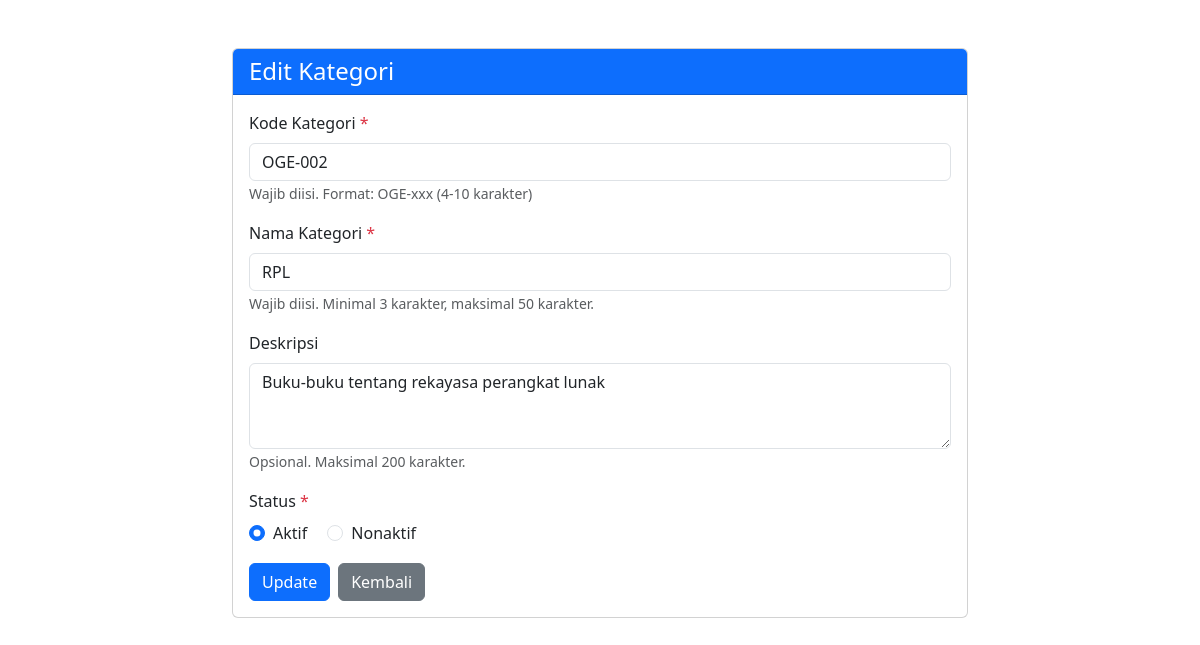
Page /edit.php?id=2 on the committed database.
### tables this page shows
CREATE TABLE `kategori` (
  `id_kategori` int(11) NOT NULL,
  `kode_kategori` varchar(10) NOT NULL,
  `nama_kategori` varchar(50) NOT NULL,
  `deskripsi` text DEFAULT NULL,
  `status` enum('Aktif','Nonaktif') DEFAULT 'Aktif',
  `created_at` timestamp NOT NULL DEFAULT current_timestamp()
);

### edit.php (the view, shortened to what this page needs)
<!DOCTYPE html>
<html lang="id">
<head>
    <link href="https://cdn.jsdelivr.net/npm/bootstrap@5.3.0/dist/css/bootstrap.min.css" rel="stylesheet">
</head>
<body>
    <?php
    require_once 'config/database.php';
    $errors = [];
    $kode = '';
    $nama = '';
    $deskripsi = '';
    $status = 'Aktif';
    if (isset($_GET['id'])) {
        $id = $_GET['id'];
        $sql = "SELECT * FROM kategori WHERE id_kategori = ?";
        $stmt = $conn->prepare($sql);
        $stmt->bind_param("i", $id);
        $stmt->execute();
        $result = $stmt->get_result();
        $row = $result->fetch_assoc();
        $kode = $row['kode_kategori'];
        $nama = $row['nama_kategori'];
        $deskripsi = $row['deskripsi'];
        $status = $row['status'];
    } else {
        header("Location: index.php?error=ID tidak ditemukan");
        exit();
    }
    ?>
    <div class="container mt-5">
        <div class="row justify-content-center">
            <div class="col-md-8">
                <div class="card">
                    <div class="card-header bg-primary text-white">
                        <h4 class="mb-0">Edit Kategori</h4>
                    </div>
                    <div class="card-body">
                        <form method="POST">
                            <div class="mb-3">
                                <label for="kode_kategori" class="form-label">Kode Kategori <span class="text-danger">*</span></label>
                                <input type="text"
                                    class="form-control <?php echo isset($errors['kode']) ? 'is-invalid' : ''; ?>"
                                    id="kode_kategori"
                                    name="kode_kategori"
                                    value="<?php echo htmlspecialchars($kode); ?>"
                                    placeholder="Contoh: OGE-001"
                                    required>
                                <small class="form-text text-muted">Wajib diisi. Format: OGE-xxx (4-10 karakter)</small>
                            </div>
                            <div class="mb-3">
                                <label for="nama_kategori" class="form-label">Nama Kategori <span class="text-danger">*</span></label>
                                <input type="text"
                                    class="form-control <?php echo isset($errors['nama']) ? 'is-invalid' : ''; ?>"
                                    id="nama_kategori"
                                    name="nama_kategori"
                                    value="<?php echo htmlspecialchars($nama); ?>"
                                    placeholder="Contoh: Pemrograman"
                                    required>
                                <small class="form-text text-muted">Wajib diisi. Minimal 3 karakter, maksimal 50 karakter.</small>
                            </div>
                            <div class="mb-3">
                                <label for="deskripsi" class="form-label">Deskripsi</label>
                                <textarea class="form-control <?php echo isset($errors['deskripsi']) ? 'is-invalid' : ''; ?>"
                                        id="deskripsi"
                                        name="deskripsi"
                                        rows="3"
                                        placeholder="Tulis deskripsi kategori (opsional)"><?php echo htmlspecialchars($deskripsi); ?></textarea>
                                <small class="form-text text-muted">Opsional. Maksimal 200 karakter.</small>
                            </div>
                            <div class="mb-3">
                                <label class="form-label">Status <span class="text-danger">*</span></label>
                                <div>
                                    <div class="form-check form-check-inline">
                                        <input class="form-check-input" type="radio" name="status" value="Aktif" id="status_aktif" <?php echo ($status == 'Aktif') ? 'checked' : ''; ?>>
                                        <label class="form-check-label" for="status_aktif">Aktif</label>
                                    </div>
                                    <div class="form-check form-check-inline">
                                        <input class="form-check-input" type="radio" name="status" value="Nonaktif" id="status_nonaktif" <?php echo ($status == 'Nonaktif') ? 'checked' : ''; ?>>
                                        <label class="form-check-label" for="status_nonaktif">Nonaktif</label>
                                    </div>
                                </div>
                            </div>
                            <div class="d-flex gap-2">
                                <button type="submit" class="btn btn-primary">Update</button>
                                <a href="index.php" class="btn btn-secondary">Kembali</a>
                            </div>
                        </form>
                    </div>
                </div>
            </div>
        </div>
    </div>
</body>
</html>

### rows in the picture
kategori: kode_kategori "OGE-002", nama_kategori "RPL", deskripsi "Buku-buku tentang rekayasa perangkat lunak", status "☑ Aktif", status "☐ Nonaktif"
